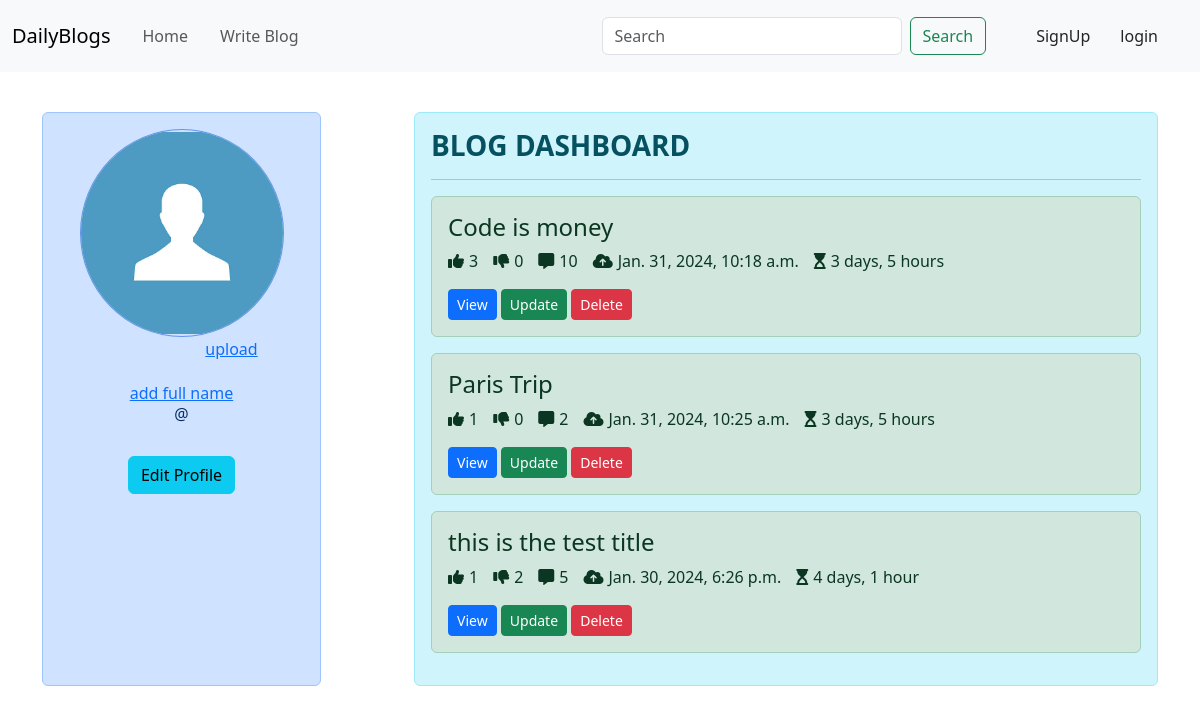
/blog/profile/5/, run on an earlier commit of the app's database.
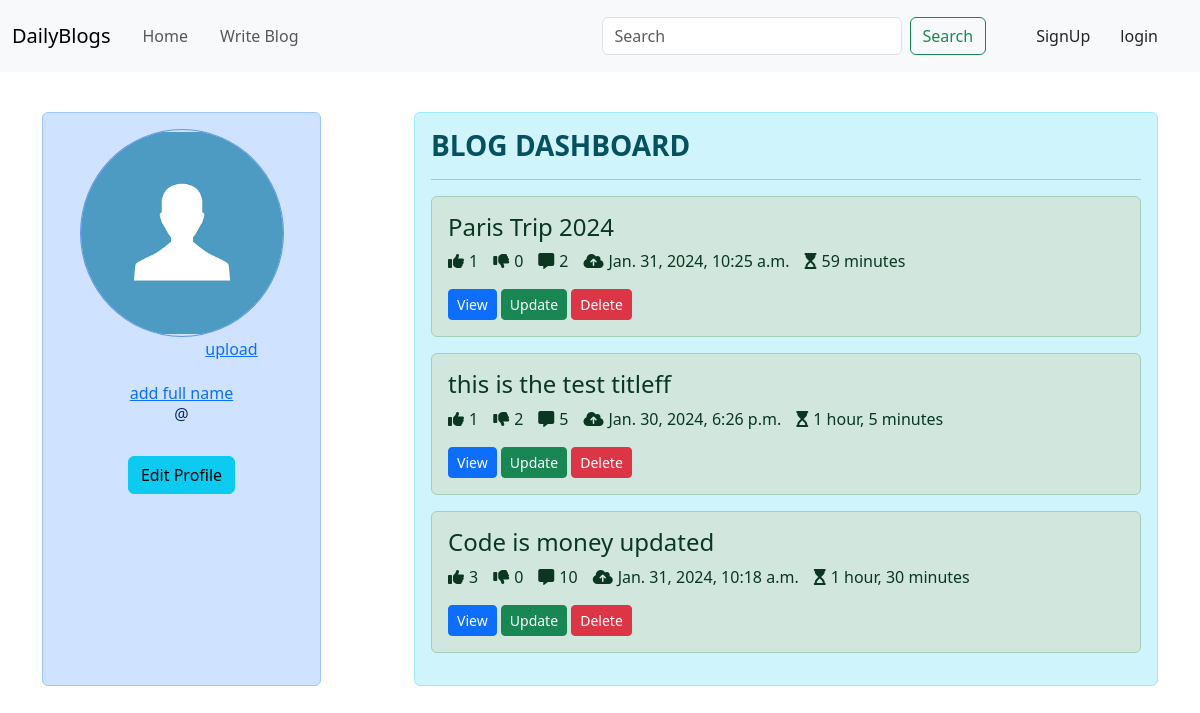
And on a later commit of the database.
### blogApp/models.py (models this page shows, shortened)
class Blog(models.Model):
    author = models.ForeignKey(User, on_delete=models.CASCADE, related_name='post_author')
    blog_title = models.CharField(max_length=200, verbose_name='Enter a title')
    slug = models.SlugField(max_length=264, unique=True)
    blog_content = models.TextField()
    blog_image = models.ImageField(upload_to='blog_images/')
    publish_date = models.DateTimeField(auto_now_add=True)
    update_date = models.DateTimeField(auto_now=True)
    class Meta:
        ordering = ['-update_date']

### blogApp/views.py (the view)
# urls.py: path('profile/<int:profile_id>/', views.profile_setting, name='profile'),
def profile_setting(request, profile_id):
    blog = Blog.objects.filter(author_id=profile_id)
    return render(request, 'blogApp/profile.html', context={'blogs': blog})

### templates/blogApp/profile.html (shortened to what this page needs)
{% extends 'base.html' %}
{% load static %}
{% block styles %}
    <link href="{% static 'profile.css' %}" rel="stylesheet">
{% endblock %}
{% block main_block %}
    <div class="container">
        <div class="container-left col-3 alert alert-primary" style="text-align: center">
            {% if user.user_profile %}
                <img src="/media/{{ user.user_profile.profile_picture }}" class="rounded-circle profile-pic"
                     alt="profile-image">
                <a href="{% url 'blog_app:profile-picture' %}">change</a>
            {% else %}
                <img src="/media/default_profile.jpg" class="rounded-circle profile-pic" alt="profile-image">
                <a href="{% url 'blog_app:profile-picture' %}" style="margin-left: 100px">upload</a>
            {% endif %}
            <div class="profile-text" style="text-align: center;margin-top: 20px">
                {% if user.first_name or user.last_name %}
                    <h6> {{ user.first_name }} {{ user.last_name }}</h6>
                {% else %}
                    <a href="{% url 'blog_app:profile_change' %}">add full name</a>
                {% endif %}
                <h6> @{{ user.username }}</h6>
                <br>
                <a href="{% url 'blog_app:profile_change' %}" class="btn btn-info">Edit Profile</a>
            </div>
        </div>
        <div class="container-right col-8 alert alert-info">
            <h3><strong>BLOG DASHBOARD</strong></h3>
            <hr>
            {% for blog in blogs %}
                <div class="blog-text alert alert-success">
                    <h4>{{ blog.blog_title }}</h4>
                    <div style="display: flex;">
                        <p style="margin-right: 15px"><i class="fa-solid fa-thumbs-up"
                                                         style="margin-right: 5px"></i>{{ blog.liked_blog.count }}
                        </p>
                        <p style="margin-right: 15px"><i class="fa-solid fa-thumbs-down"
                                                         style="margin-right: 5px"></i>{{ blog.Unliked_blog.count }}
                        </p>
                        <p style="margin-right: 15px"><i class="fa-solid fa-message"
                                                         style="margin-right: 5px"></i>{{ blog.blog_comment.count }}
                        </p>
                        <p style="margin-right: 15px"><i class="fa-solid fa-cloud-arrow-up"
                                                         style="margin-right: 5px"></i>{{ blog.publish_date }}
                        </p>
                        <p style="margin-right: 15px"><i class="fa-solid fa-hourglass-start" style="margin-right: 5px"></i>{{ blog.update_date|timesince }}
                        </p>
                    </div>
                    <a href="{% url 'blog_app:blog-details' blog.slug %}" class="btn btn-primary btn-sm">View</a>
                    <a href="{% url 'blog_app:update-blog' blog.pk %}" class="btn btn-success btn-sm">Update</a>
                    <a href="" class="btn btn-danger btn-sm">Delete</a>
                </div>
            {% endfor %}
        </div>
    </div>
{% endblock %}

### templates/base.html (shortened to what this page needs)
<!DOCTYPE html>
<html lang="en">
<head>
    {% block styles %} {% endblock %}
    <link href="https://cdn.jsdelivr.net/npm/bootstrap@5.3.2/dist/css/bootstrap.min.css" rel="stylesheet"
>
</head>
<body>
<div class="navbar-expand-lg">
    <nav class="navbar navbar-expand-lg bg-body-tertiary">
        <div class="container-fluid">
            <a class="navbar-brand" href="/">DailyBlogs</a>
            <div class="collapse navbar-collapse" id="navbarSupportedContent">
                <ul class="navbar-nav me-auto mb-2 mb-lg-0">
                    <li class="nav-link">
                        <a class="nav-link " aria-current="page" href="/">Home</a>
                    </li>
                    <li class="nav-link">
                        <a class="nav-link " aria-current="page" href="{% url 'blog_app:create-blog' %}">Write Blog</a>
                    </li>
                </ul>
                <form class="d-flex" role="search" method="GET" action="{% url 'blog_app:search-blog' %}">
                    <input class="form-control me-2" type="search" placeholder="Search" aria-label="Search"
                           name="q" id="q" style="width: 300px">
                    <button class="btn btn-outline-success" type="submit">Search</button>
                </form>
                {% if user.is_authenticated %}
                    <div class="dropdown" style="margin: 0 50px 0 30px">
                        <a class="nav-link dropdown-toggle" type="button" id="dropdownMenuButton1"
                           data-bs-toggle="dropdown" aria-expanded="false">
                            {{ user.username }}
                        </a>
                        <ul class="dropdown-menu" aria-labelledby="dropdownMenuButton1">
                            <li><a class="nav-link " href="{% url 'blog_app:profile' user.id %}">Profile</a></li>
                            <li><a class="nav-link" href="{% url 'login_app:logout' %}">Logout</a></li>
                        </ul>
                    </div>
                {% else %}
                    <a class="nav-link" href="{% url 'login_app:register' %} " style="margin:0 30px 0 50px">SignUp</a>
                    <a class="nav-link" href="{% url 'login_app:login' %}" style="margin:0 30px 0 0">login</a>
                {% endif %}
            </div>
        </div>
    </nav>
</div>
{% block main_block %}
{% endblock %}
</body>
</html>

### static/profile.css (style rules this page uses)
.container { display: flex; margin-top: 40px; justify-content: space-between; }
.profile-pic { height: 208px; width: 204px; object-fit: contain; border: 1px solid cornflowerblue; margin-left: auto; margin-right:auto; display: block; }

What changed in the data, as far as the page shows it:
changed Blog: blog_title "Paris Trip" → "Paris Trip 2024"; update_date "3 days, 5 hours" → "59 minutes"
changed Blog id 1: blog_title "this is the test title" → "this is the test titleff"; update_date "4 days, 1 hour" → "1 hour, 5 minutes"
changed Blog: blog_title "Code is money" → "Code is money updated"; update_date "3 days, 5 hours" → "1 hour, 30 minutes"; moves down the list
